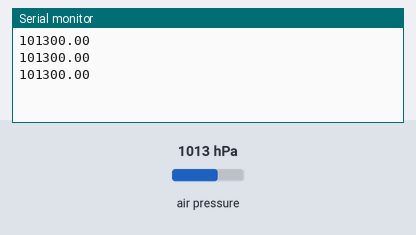
Simulated run of this sketch. Board: Arduino Uno, built with avr-gcc and run on an emulated ATmega328P. On the bench: the last lines printed to the serial monitor. The test bench sets the inputs (shaded band); at power-on: air pressure 1013 hPa.

Above: at 1.3 s.
1.4 s: air pressure set to 952 hPa
At 1.9 s:
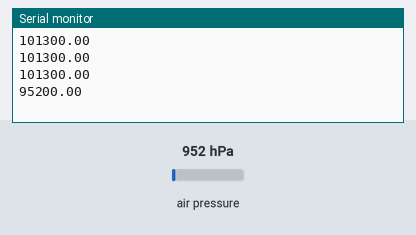
2.9 s: air pressure set to 975 hPa
At 3.4 s:
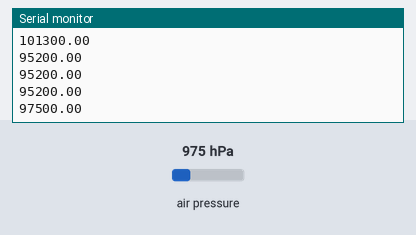
Timing chart, 0 to 5.9 s (numbered marks = the images above; inputs shaded):
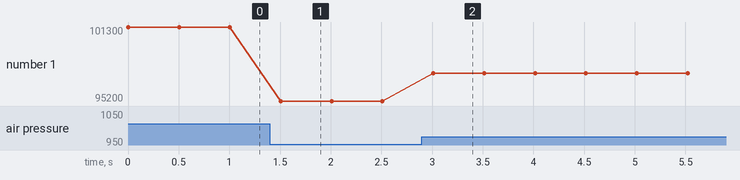

Measured:
- after the input at 1.4 s, the serial monitor: prints a new line after 0.11 s (image 1)
- after the input at 2.9 s, the serial monitor: prints a new line after 0.11 s (image 2)
- plotted number 1: 101300 → 95200 after the input at 1.4 s, 95200 → 97500 after the input at 2.9 s

The sketch:

dataLogger_2.ino
```cpp
#include <Adafruit_BMP280.h>

Adafruit_BMP280 bmp;


void setup() {
  // put your setup code here, to run once:
  Serial.begin(115200);
  bmp.begin(0x76); // Inicializar comunicación I2C con el sensor barométrico.
}

void loop() {
  // put your main code here, to run repeatedly:
  Serial.println(bmp.readPressure()); // en pascales
  delay(500);
}
```
